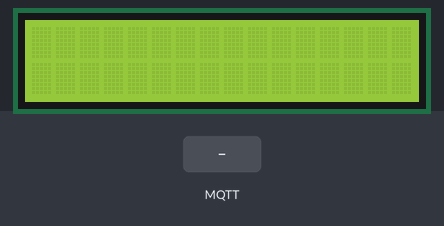
A sketch run on a simulated ESP32. On the bench: 16×2 character LCD. The test bench sets the inputs (shaded band). WiFi joins after 1.5 s; servers stay silent unless stated; no MQTT or app messages arrive unless stated; what the sketch prints to the serial monitor is not drawn.

Above: at 3.3 s.
3.4 s: MQTT message "on" arrives on the first subscribed topic
At 4.0 s:
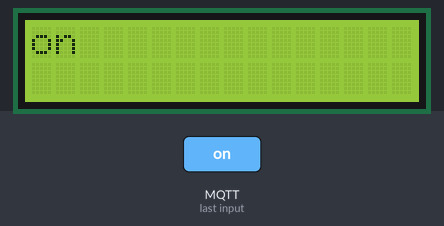
Timing chart, 0 to 6.4 s (numbered marks = the images above; inputs shaded):
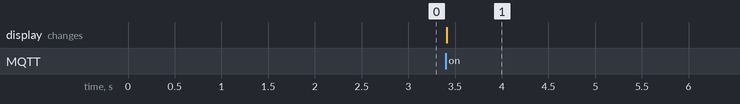

Measured:
- after the input at 3.4 s, the display: changes at once (image 1)

The sketch:

PulseraParaNoOllentes.ino
```cpp
#include <WiFi.h>
#include <MQTT.h>

#include <Wire.h>
#include <LiquidCrystal_I2C.h>

LiquidCrystal_I2C lcd(0x3F, 16, 2);

const char ssid[] = "ALSW";
const char pass[] = "25264897";

WiFiClient net;
MQTTClient client;

unsigned long lastMillis = 0;

void connect() {
  Serial.print("checking wifi...");
  while (WiFi.status() != WL_CONNECTED) {
    Serial.print(".");
    delay(1000);
  }

  Serial.print("\nconnecting...");
  while (!client.connect("arduino", "67209cd4", "9daa77be925bf080")) {
    Serial.print(".");
    delay(1000);
  }

  Serial.println("\nconnected!");

  client.subscribe("/pulsera/mensaje");
  // client.unsubscribe("/hello");
}

void messageReceived(String &topic, String &payload) {
  Serial.println("incoming: " + topic + " - " + payload);
  lcd.clear();
  lcd.setCursor(0, 0);
  lcd.print(payload);
  delay(5000);
  lcd.clear();
}

void setup() {
  lcd.init();
  lcd.backlight();

  Serial.begin(115200);
  WiFi.begin(ssid, pass);

  // Note: Local domain names (e.g. "Computer.local" on OSX) are not supported by Arduino.
  // You need to set the IP address directly.
  client.begin("broker.shiftr.io", net);
  client.onMessage(messageReceived);

  connect();
}

void loop() {
  client.loop();
  delay(10);  // <- fixes some issues with WiFi stability

  if (!client.connected()) {
    connect();
  }


  // publish a message roughly every second.

}
```
